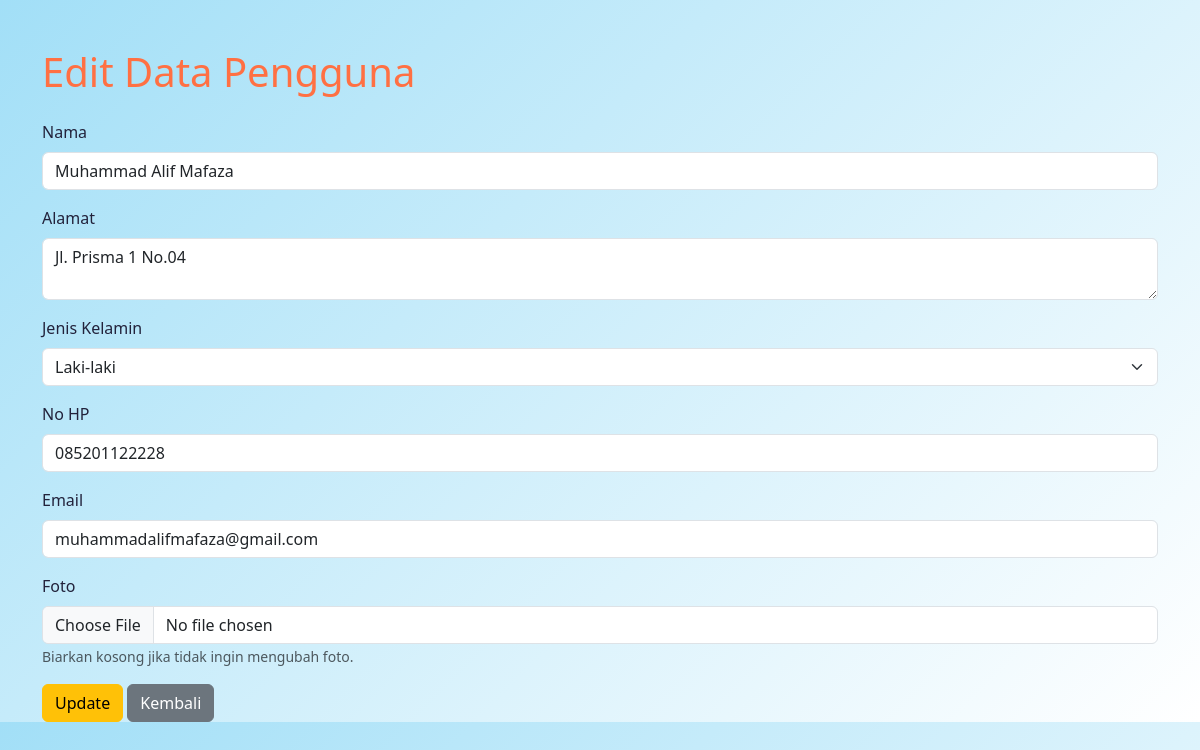
The app's page /update-data.php?id=4, older data.
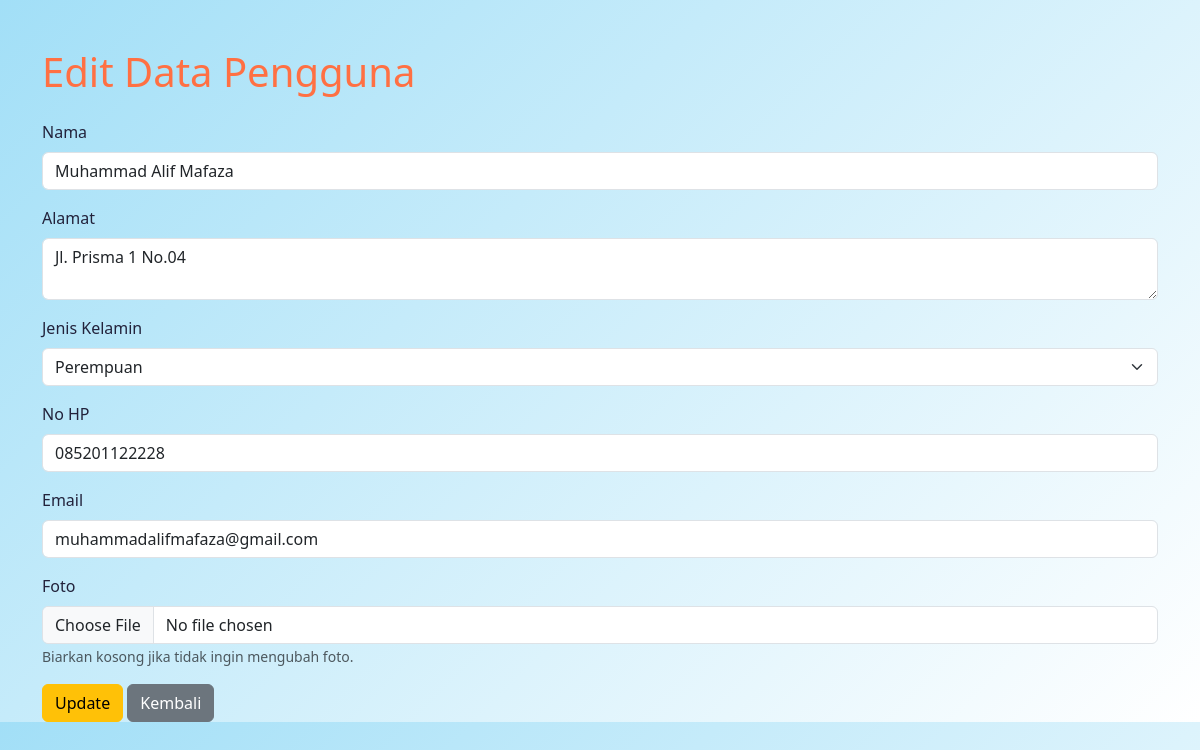
The same page, newer data.
### tables this page shows
CREATE TABLE `tb_users` (
  `id` int(11) NOT NULL,
  `nama` varchar(100) NOT NULL,
  `alamat` text DEFAULT NULL,
  `jenis_kelamin` enum('Laki-Laki','Perempuan') NOT NULL,
  `nohp` varchar(15) DEFAULT NULL,
  `email` varchar(100) DEFAULT NULL,
  `foto` varchar(255) DEFAULT NULL,
  `waktu_buat` timestamp NOT NULL DEFAULT current_timestamp(),
  `waktu_edit` timestamp NOT NULL DEFAULT current_timestamp() ON UPDATE current_timestamp()
);

### proses.php (called while the page is built, shortened)
<?php
include_once 'database.php';
class User {
    private $conn;
    public function __construct() {
        $database = new Database();
        $this->conn = $database->getConnection();
    }
    public function getDataById($id) {
        $query = "SELECT * FROM tb_users WHERE id = :id";
        $stmt = $this->conn->prepare($query);
        $stmt->bindParam(':id', $id);
        $stmt->execute();
        return $stmt->fetch(PDO::FETCH_ASSOC);
    }
}
?>

### database.php (called while the page is built, shortened)
<?php
class Database {
    private $host = "localhost";
    private $db_name = "db_php_0035";
    private $username = "root";
    private $password = "";
    public function getConnection() {
        $this->conn = null;
        try {
            $this->conn = new PDO("mysql:host=" . $this->host . ";dbname=" . $this->db_name, $this->username, $this->password);
            $this->conn->setAttribute(PDO::ATTR_ERRMODE, PDO::ERRMODE_EXCEPTION);
        } catch(PDOException $exception) {
            echo "Connection error: " . $exception->getMessage();
        }
        return $this->conn;
    }
}
?>

### update-data.php (the view, shortened to what this page needs)
<?php
include_once 'proses.php';
$user = new User();
if (isset($_GET['id'])) {
    $id = $_GET['id'];
    $data = $user->getDataById($id);
}
?>
<!DOCTYPE html>
<html lang="en">
<head>
    <link href="https://cdn.jsdelivr.net/npm/bootstrap@5.3.3/dist/css/bootstrap.min.css" rel="stylesheet">
</head>
<body>
    <div class="container mt-5">
        <h1 class="mb-4">Edit Data Pengguna</h1>
        <form action="" method="POST" enctype="multipart/form-data">
            <div class="mb-3">
                <label for="nama" class="form-label">Nama</label>
                <input type="text" class="form-control" id="nama" name="nama" value="<?= htmlspecialchars($data['nama']); ?>" required>
            </div>
            <div class="mb-3">
                <label for="alamat" class="form-label">Alamat</label>
                <textarea class="form-control" id="alamat" name="alamat" required><?= htmlspecialchars($data['alamat']); ?></textarea>
            </div>
            <div class="mb-3">
                <label for="jenis_kelamin" class="form-label">Jenis Kelamin</label>
                <select class="form-select" id="jenis_kelamin" name="jenis_kelamin" required>
                    <option value="Laki-Laki" <?= $data['jenis_kelamin'] == 'Laki-Laki' ? 'selected' : ''; ?>>Laki-laki</option>
                    <option value="Perempuan" <?= $data['jenis_kelamin'] == 'Perempuan' ? 'selected' : ''; ?>>Perempuan</option>
                </select>
            </div>
            <div class="mb-3">
                <label for="nohp" class="form-label">No HP</label>
                <input type="text" class="form-control" id="nohp" name="nohp" value="<?= htmlspecialchars($data['nohp']); ?>" required>
            </div>
            <div class="mb-3">
                <label for="email" class="form-label">Email</label>
                <input type="email" class="form-control" id="email" name="email" value="<?= htmlspecialchars($data['email']); ?>" required>
            </div>
            <div class="mb-3">
                <label for="foto" class="form-label">Foto</label>
                <input type="file" class="form-control" id="foto" name="foto" accept="image/*">
                <small class="form-text text-muted">Biarkan kosong jika tidak ingin mengubah foto.</small>
            </div>
            <button type="submit" class="btn btn-warning">Update</button>
            <a href="index.php" class="btn btn-secondary">Kembali</a>
        </form>
    </div>
</body>
</html>

Row changes from the older to the newer data that the page shows:
changed tb_users "Muhammad Alif Mafaza": jenis_kelamin "Laki-laki" → "Perempuan"
